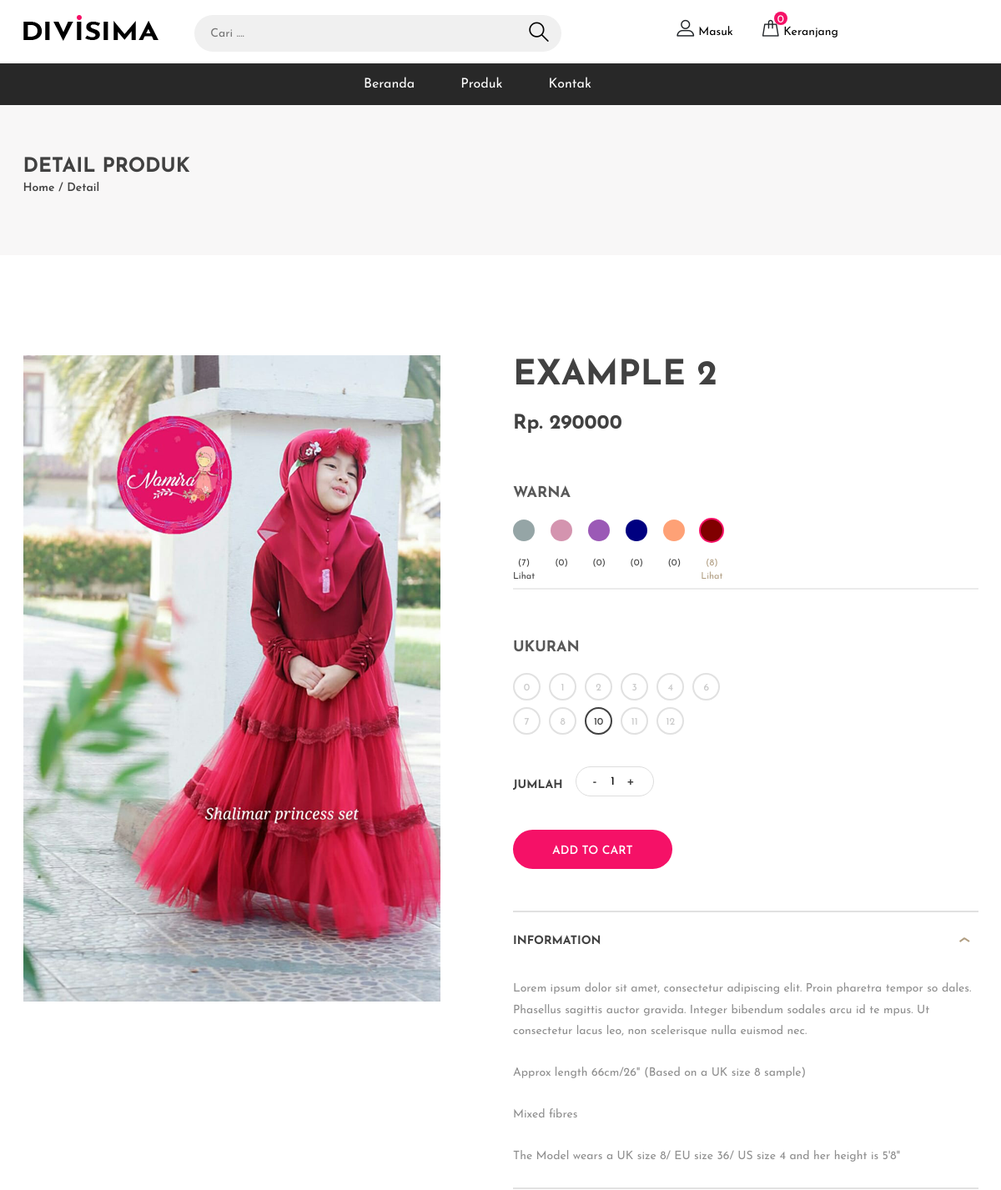
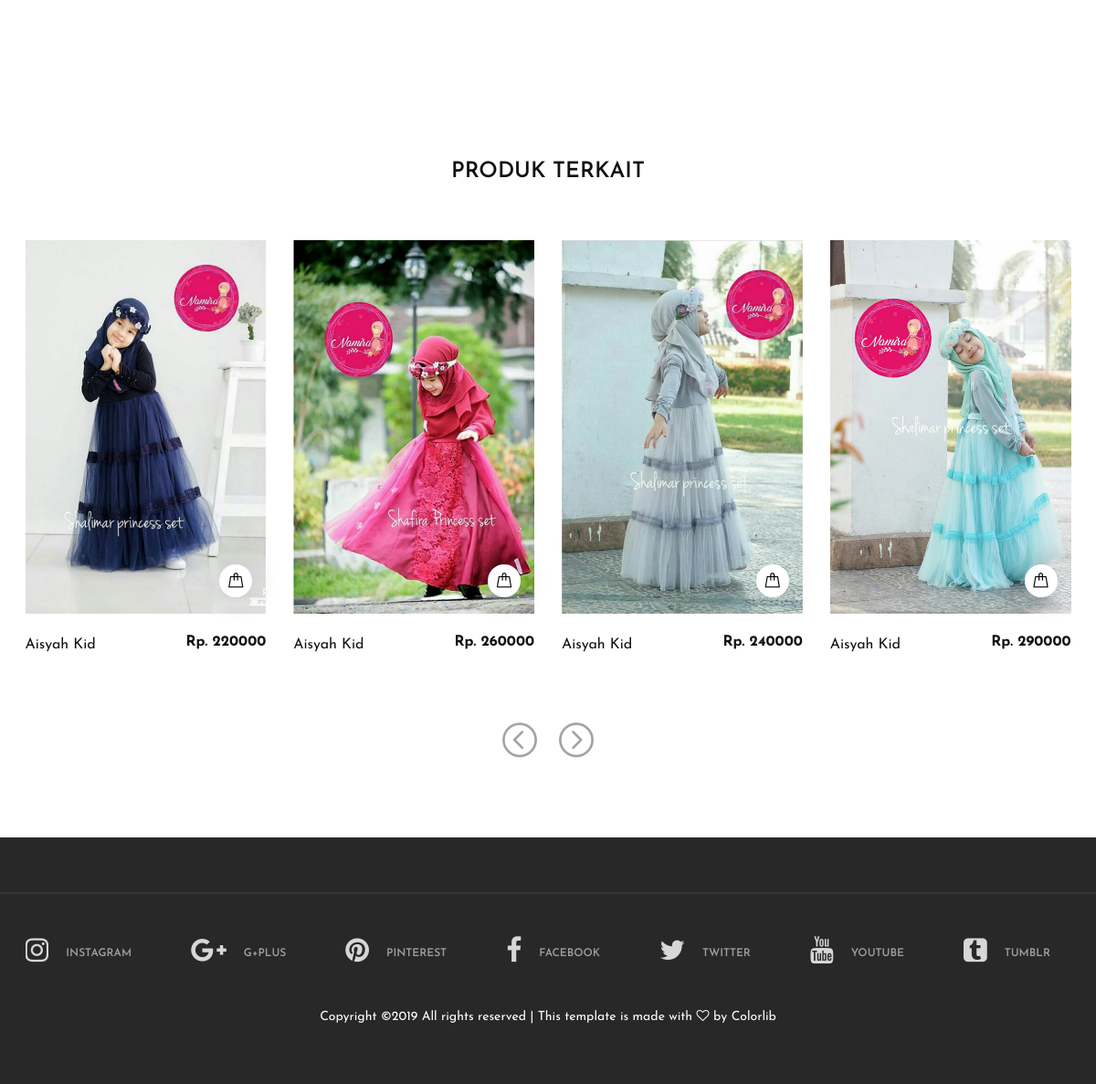
/Home/detail/11, run on the app's committed database (2 pictures, top to bottom).
### tables this page shows
CREATE TABLE `tb_stok` (
  `id_stok` int(7) NOT NULL,
  `id_produk` int(7) NOT NULL,
  `id_ukuran` int(7) NOT NULL,
  `id_warna` int(7) NOT NULL,
  `foto` varchar(100) NOT NULL,
  `jumlah_stok` int(7) NOT NULL
);

CREATE TABLE `tb_produk` (
  `id_produk` int(7) NOT NULL,
  `nama_produk` varchar(100) NOT NULL,
  `ukuran` int(5) NOT NULL,
  `warna` varchar(100) NOT NULL,
  `foto` varchar(100) NOT NULL,
  `stok` int(8) NOT NULL
);

CREATE TABLE `tb_ukuran` (
  `id_ukuran` int(5) NOT NULL,
  `nama_ukuran` varchar(50) NOT NULL,
  `harga` varchar(100) NOT NULL
);

CREATE TABLE `tb_warna` (
  `id_warna` int(7) NOT NULL,
  `nama_warna` varchar(100) NOT NULL,
  `kode_warna` varchar(10) NOT NULL
);

### application/controllers/Home.php (called while the page is built, shortened)
<?php
class Home extends CI_Controller {
    public function __construct()
    {
        $this->load->helper('url', 'form');
        $this->load->model('mdl_user_produk');
        $this->load->library('form_validation');
        $this->load->database();
    }
	public function detail($id_stok)
	{
        $paket['data'] = $this->mdl_user_produk->ambildata_stok2($id_stok);
        $paket['data2'] = $this->mdl_user_produk->ambildata_produk_terkait();
        $paket['id_stok'] = $id_stok;
		$query_stok1 = $this->db->query("SELECT * FROM tb_stok where id_stok=$id_stok");
        foreach ($query_stok1->result() as $keyStok2) {
        $paket['warna_pilihan'] = $keyStok2->id_warna;
        $paket['data_warna'] = $keyStok2->id_warna;
		}
		$this->load->view('front/detail',$paket);
	}
}

### index.php (called while the page is built, shortened)
<?php
require_once BASEPATH.'core/CodeIgniter.php';

### application/models/Mdl_user_produk.php (called while the page is built, shortened)
<?php
class Mdl_user_produk extends CI_Model
{
	public function ambildata_produk_terkait()
	{
		$query = $this->db->query("SELECT * FROM tb_stok ORDER BY id_stok ASC LIMIT 8");
		return $query->result_array();
	}
	public function ambildata_stok2($id)
	{
		$query = $this->db->query("SELECT * FROM tb_stok WHERE id_stok=$id");
		return $query->result_array();
	}
}

### application/views/front/detail.php (the view, shortened to what this page needs)
	<div class="page-top-info">
		<div class="container">
			<h4>Detail Produk</h4>
			<div class="site-pagination">
				<a href="">Home</a> /
				<a href="">Detail</a>
			</div>
		</div>
	</div>
	<section class="product-section">
		<div class="container">
			<div class="back-link">
			</div>
			<div class="row">
				<div class="col-lg-6">
					<div class="">
						<img class="product-big-img" src="<?php echo base_url('upload/produk/'.$data[0]['foto']); ?>" alt="">
					</div>
				</div>
				<div class="col-lg-6 product-details">
					<h2 class="p-title" style="font-size: 260% !important;"><?php
					$temp_nama=$data[0]['id_produk'];
		            $query_Produk=$this->db->query("SELECT * FROM tb_produk where id_produk=$temp_nama;");
		            foreach ($query_Produk->result() as $keyPro) {
		            	if ($keyPro->id_produk==$temp_nama) {
			            	echo $keyPro->nama_produk;
		            	}
		            }
					?></h2>
					<h3 id="state_harga" class="p-price"><?php
					$ukuran=$data[0]['id_ukuran'];
					            $query_cekUkuran=$this->db->query("SELECT * FROM tb_ukuran where id_ukuran=$ukuran;");
					            foreach ($query_cekUkuran->result() as $keyUkuran) {
					            	echo "Rp. ".$keyUkuran->harga;
					            }
					 ?></h3>
<form action="<?php echo base_url('Home/tambah_cart/') ?>" id="form_traditional_validation" name="form_traditional_validation" role="form" autocomplete="off" method="post" class="validate" enctype="multipart/form-data">
					<p style="font-weight: bold; font-size: 112%; margin-top: 10%;">WARNA</p>
					<div class="filter-widget mb-0">
						<div class="fw-color-choose">
							<?php
							$key0=$data[0]['id_stok'];
							$query_stok0 = $this->db->query("SELECT * FROM tb_stok where id_stok=$key0");
							$query_warna0 = $this->db->query("SELECT * FROM tb_warna");
				            foreach ($query_stok0->result() as $keyStok) {
								$barang_stok=$keyStok->id_produk;
								$hit=0;
					            foreach ($query_warna0->result() as $keyWarna) {
								$data_warni=$keyWarna->id_warna;
									$key1=$keyWarna->id_warna;
									$query_stok1 = $this->db->query("SELECT * FROM tb_stok where id_produk=$barang_stok AND id_warna=$key1");
									if ($query_stok1->num_rows()>0) {
							            foreach ($query_stok1->result() as $keyStok2) {
							            if ($keyStok2->jumlah_stok<1) {$no_view=1;}else{$no_view=0;}
											$show2=$keyStok2->id_produk;
							            }
											$show3=$keyWarna->id_warna;
										if ($no_view==1) { ?>
											<div class="cs-item" >
												<input type="radio" disabled="disabled" name="cs" id="<?php echo "cs-".$hit; ?>">
												<label disabled="disabled" class="cs-gray" for="<?php echo "cs-".$hit; ?>" style="background:<?php echo $keyWarna->kode_warna;?>;">
													<span>(0)</span>
												</label>
											</div>
										<?php }else{ ?>
											<?php
											if ($data_warni==$data_warna) { ?>
											<div class="cs-item" >
												<label  checked="checked" class="cs-gray" for="<?php echo "cs-".$hit; ?>" style="background:<?php echo $keyWarna->kode_warna;?>;">
											<a href="<?php echo base_url('Home/show/'.$show2.'/'.$show3); ?>">
													<span>(<?php
														$total=0;
											            foreach ($query_stok1->result() as $keyStok2) {
															$total= $total+$keyStok2->jumlah_stok;
											            }
											            echo $total.")<br>Lihat";
														?>
													</span>
													</a>
												</label>
											</div>
											<?php }else{ ?>
												<div class="cs-item" >
													<label class="cs-gray" for="<?php echo "cs-".$hit; ?>" style="background:<?php echo $keyWarna->kode_warna;?>;">
												<a href="<?php echo base_url('Home/show/'.$show2.'/'.$show3); ?>">
														<span>(<?php
															$total=0;
												            foreach ($query_stok1->result() as $keyStok2) {
																$total= $total+$keyStok2->jumlah_stok;
												            }
												            echo $total.")<br>Lihat";
															?>
														</span>
														</a>
													</label>
												</div>
											<?php }
											?>
										<?php }
										?>
									<?php }else{ ?>
										<div class="cs-item" >
											<label disabled="disabled" class="cs-gray" for="<?php echo "cs-".$hit; ?>" style="background:<?php echo $keyWarna->kode_warna;?>;">
												<span>(0)</span>
											</label>
										</div>
									<?php }
									$hit++;
								}
							}
							?>
						</div>
					</div>
					<p style="font-weight: bold; font-size: 112%; margin-top: 10%;">UKURAN</p>
					<div class="fw-size-choose">
						<?php
						$query_ukuran0 = $this->db->query("SELECT * FROM tb_ukuran");
						$produk9=$data[0]['id_produk'];
						$hit2=1;
			            foreach ($query_ukuran0->result() as $keyUkuran) { ?>
						<?php
						if ($hit2==7 || $hit==13 || $hit==19 || $hit==25 || $hit==31 || $hit==37 || $hit==43 || $hit==49 || $hit==55 || $hit==61) {
							echo "<br>";
						}
							$ukuran9=$keyUkuran->id_ukuran;
							$nama_ukuran9=$keyUkuran->nama_ukuran;
						$query_stok0 = $this->db->query("SELECT * FROM tb_stok where id_produk=$produk9 AND id_ukuran=$ukuran9 AND id_warna=$warna_pilihan");
							if ($query_stok0->num_rows()>0) {
				            foreach ($query_stok0->result() as $keyStok3) {
								$id_ukuran=$keyStok3->id_ukuran;
							}
				            ?>
							<div class="sc-item">
									<label for="<?php echo $id_ukuran."size" ; ?>"><?php echo $nama_ukuran9 ; ?></label>
								</div>
							<?php }else{ ?>
								<div class="sc-item disable">
									<label for=""><?php echo $nama_ukuran9 ; ?></label>
								</div>
							<?php }
							$hit2++;
						}
						?>
					</div>
					<div class="quantity">
						<p>Jumlah</p>
                        <div class="pro-qty"><input name="qu" id="qu" type="text" value="1"></div>
                    </div>
                    <button class="btn site-btn">ADD TO CART</button>
					</form>
					<div id="accordion" class="accordion-area">
						<div class="panel">
							<div class="panel-header" id="headingOne">
								<button class="panel-link active" data-toggle="collapse" data-target="#collapse1" aria-expanded="true" aria-controls="collapse1">information</button>
							</div>
							<div id="collapse1" class="collapse show" aria-labelledby="headingOne" data-parent="#accordion">
								<div class="panel-body">
									<p>Lorem ipsum dolor sit amet, consectetur adipiscing elit. Proin pharetra tempor so dales. Phasellus sagittis auctor gravida. Integer bibendum sodales arcu id te mpus. Ut consectetur lacus leo, non scelerisque nulla euismod nec.</p>
									<p>Approx length 66cm/26" (Based on a UK size 8 sample)</p>
									<p>Mixed fibres</p>
									<p>The Model wears a UK size 8/ EU size 36/ US size 4 and her height is 5'8"</p>
								</div>
							</div>
						</div>
					</div>
					<div class="social-sharing">
					</div>
				</div>
			</div>
		</div>
	</section>
	<section style="margin-top: 5%;" class="related-product-section">
		<div class="container">
			<div class="section-title">
				<h2>PRODUK TERKAIT</h2>
			</div>
			<div class="product-slider owl-carousel">
				<?php
				    foreach ($data2 as $keys) {
				 ?>
				<div class="product-item">
					<div class="pi-pic">
						<img src="<?php echo base_url('upload/produk/'.$keys['foto']); ?>" alt="">
						<div class="pi-links">
							<a href="<?php echo base_url('Home/detail/'.$keys['id_stok']) ?>" class="add-card"><i class="flaticon-bag"></i><span>TAMBAHKAN</span></a>
						</div>
					</div>
					<div class="pi-text">
						<h6><?php
							$ukuran=$keys['id_ukuran'];
					            $query_cekUkuran=$this->db->query("SELECT * FROM tb_ukuran where id_ukuran=$ukuran;");
					            foreach ($query_cekUkuran->result() as $keyUkuran) {
					            	echo "Rp. ".$keyUkuran->harga;
					            }
							 ?></h6>
							<p>
								<?php
								$bahan_produk=$keys['id_produk'];
								$query_cekProduk=$this->db->query("SELECT * FROM tb_produk where id_produk=$bahan_produk;");
					            foreach ($query_cekProduk->result() as $keyProduk) {
					            	echo $keyProduk->nama_produk;
					            }
							?> </p>
					</div>
				</div>
			<?php } ?>
			</div>
		</div>
	</section>

### data on the page
tb_stok: foto (picture)
tb_produk: nama_produk "EXAMPLE 2"
tb_ukuran: harga "290000", nama_ukuran "10"
tb_warna: total "7"
tb_warna: total "8"
tb_ukuran: nama_ukuran "0", harga "220000"
tb_ukuran: nama_ukuran "1"
tb_ukuran: nama_ukuran "2"
tb_ukuran: nama_ukuran "3", harga "240000"
tb_ukuran: nama_ukuran "4"
tb_ukuran: nama_ukuran "6"
tb_ukuran: nama_ukuran "7"
tb_ukuran: nama_ukuran "8", harga "260000"
tb_ukuran: nama_ukuran "11", harga "290000"
tb_ukuran: nama_ukuran "12"
tb_stok: foto (picture)
tb_produk: nama_produk "Aisyah Kid"
tb_stok: foto (picture)
tb_stok: foto (picture)
tb_stok: foto (picture)

### other printed values
$hits "0"
